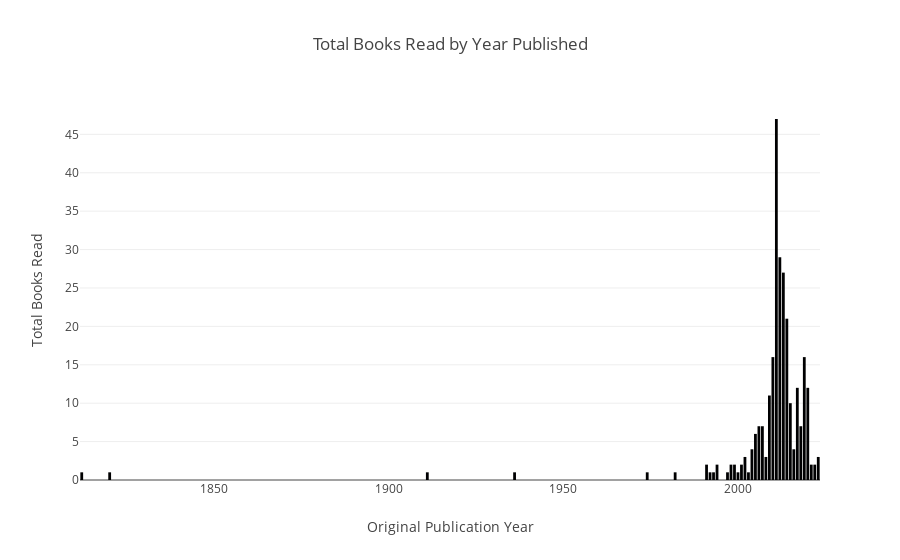

The notebook cell this image was saved under:
### Code cell
grouped_df = df.groupby(['Original Publication Year']).count().reset_index()

fig = px.bar(grouped_df,
             x='Original Publication Year',
             y='Title',
             title='Total Books Read by Year Published',
             labels={
                 'Original Publication Year':'Original Publication Year',
                 'Title':'Total Books Read'}
             )
fig.show()

### Figure 1 — Plotly figure (JSON) as saved in the notebook; plotly's stock layout.template omitted (floating-point values rounded to 4 significant figures)
{"data": [{"alignmentgroup": "True", "hovertemplate": "Original Publication Year=%{x}<br>Total Books Read=%{y}<extra></extra>", "legendgroup": "", "marker": {"color": "#000001", "pattern": {"shape": ""}}, "name": "", "offsetgroup": "", "orientation": "v", "showlegend": false, "textposition": "auto", "type": "bar", "x": [1812, 1820, 1911, 1936, 1974, 1982, 1991, 1992, 1993, 1994, 1997, 1998, 1999, 2000, 2001, 2002, 2003, 2004, 2005, 2006, 2007, 2008, 2009, 2010, 2011, 2012, 2013, 2014, 2015, 2016, 2017, 2018, 2019, 2020, 2021, 2022, 2023], "xaxis": "x", "y": [1, 1, 1, 1, 1, 1, 2, 1, 1, 2, 1, 2, 2, 1, 2, 3, 1, 4, 6, 7, 7, 3, 11, 16, 47, 29, 27, 21, 10, 4, 12, 7, 16, 12, 2, 2, 3], "yaxis": "y"}], "layout": {"barmode": "relative", "legend": {"tracegroupgap": 0}, "title": {"text": "Total Books Read by Year Published"}, "xaxis": {"anchor": "y", "domain": [0, 1], "title": {"text": "Original Publication Year"}}, "yaxis": {"anchor": "x", "domain": [0, 1], "title": {"text": "Total Books Read"}}}}
